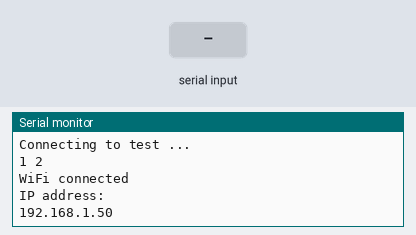
This sketch was run on a simulated ESP8266 (NodeMCU). Parts: the last lines printed to the serial monitor. The inputs (shaded band) are chosen by the test bench. WiFi joins after 1.5 s; servers stay silent unless stated; uploads are accepted with an empty reply.

Above: at 3.2 s.
3.3 s: "1\n" received over the second serial link
At 4.2 s:
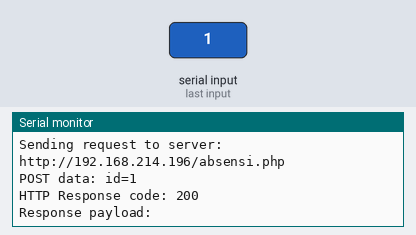
4.8 s: "0\n" received over the second serial link
At 4.96 s:
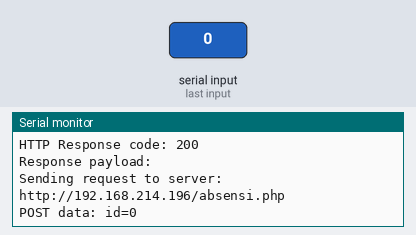
6.3 s: "2\n" received over the second serial link
At 7.7 s:
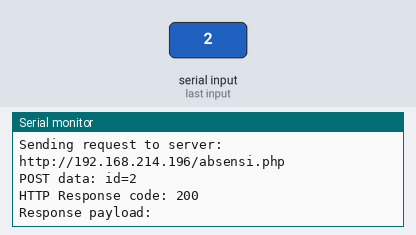

The sketch:

nodemcu.ino
```cpp
#include <ESP8266WiFi.h>
#include <ESP8266HTTPClient.h>
#include <SoftwareSerial.h>

const char* ssid = "test";
const char* password = "1Sampai8";

SoftwareSerial mySerial(D1, D2); // RX, TX
WiFiClient wifiClient;

void setup() {
  Serial.begin(9600);
  mySerial.begin(9600);
  WiFi.begin(ssid, password);

  Serial.print("Connecting to ");
  Serial.print(ssid);
  Serial.println(" ...");

  int i = 0;
  while (WiFi.status() != WL_CONNECTED) {
    delay(1000);
    Serial.print(++i);
    Serial.print(' ');
  }

  Serial.println("");
  Serial.println("WiFi connected");
  Serial.println("IP address: ");
  Serial.println(WiFi.localIP());
}

void loop() {
  if (mySerial.available()) {
    String id = mySerial.readStringUntil('\n');
    sendDataToServer(id);
  }
}

void sendDataToServer(String id) {
  if (WiFi.status() == WL_CONNECTED) {
    HTTPClient http;
    String serverPath = "http://192.168.214.196/absensi.php";

    http.begin(wifiClient, serverPath);

    // Set header untuk tipe konten
    http.addHeader("Content-Type", "application/x-www-form-urlencoded");

    // Trim ID terlebih dahulu sebelum digabungkan
    String trimmedId = id;
    trimmedId.trim();
    String postData = "id=" + trimmedId;

    Serial.println("Sending request to server: " + serverPath);
    Serial.println("POST data: " + postData);

    int httpResponseCode = http.POST(postData);

    if (httpResponseCode > 0) {
      Serial.print("HTTP Response code: ");
      Serial.println(httpResponseCode);
      String payload = http.getString();
      Serial.println("Response payload: " + payload);
    } else {
      Serial.print("Error code: ");
      Serial.println(httpResponseCode);
      Serial.println("Error: " + http.errorToString(httpResponseCode));
    }

    http.end();
  } else {
    Serial.println("WiFi Disconnected");
  }
}

String urlencode(String str) {
  String encodedString = "";
  char c;
  char code0;
  char code1;
  char code2;
  for (int i = 0; i < str.length(); i++) {
    c = str.charAt(i);
    if (c == ' ') {
      encodedString += '+';
    } else if (isalnum(c)) {
      encodedString += c;
    } else {
      code1 = (c & 0xf) + '0';
      if ((c & 0xf) > 9) {
        code1 = (c & 0xf) - 10 + 'A';
      }
      c = (c >> 4) & 0xf;
      code0 = c + '0';
      if (c > 9) {
        code0 = c - 10 + 'A';
      }
      code2 = '\0';
      encodedString += '%';
      encodedString += code0;
      encodedString += code1;
    }
  }
  return encodedString;
}
```

Measured:
- after the input at 3.3 s, the serial monitor: prints a new line at once (image 1)
- after the input at 4.8 s, the serial monitor: prints a new line at once (image 2)
- after the input at 6.3 s, the serial monitor: prints a new line at once (image 3)
